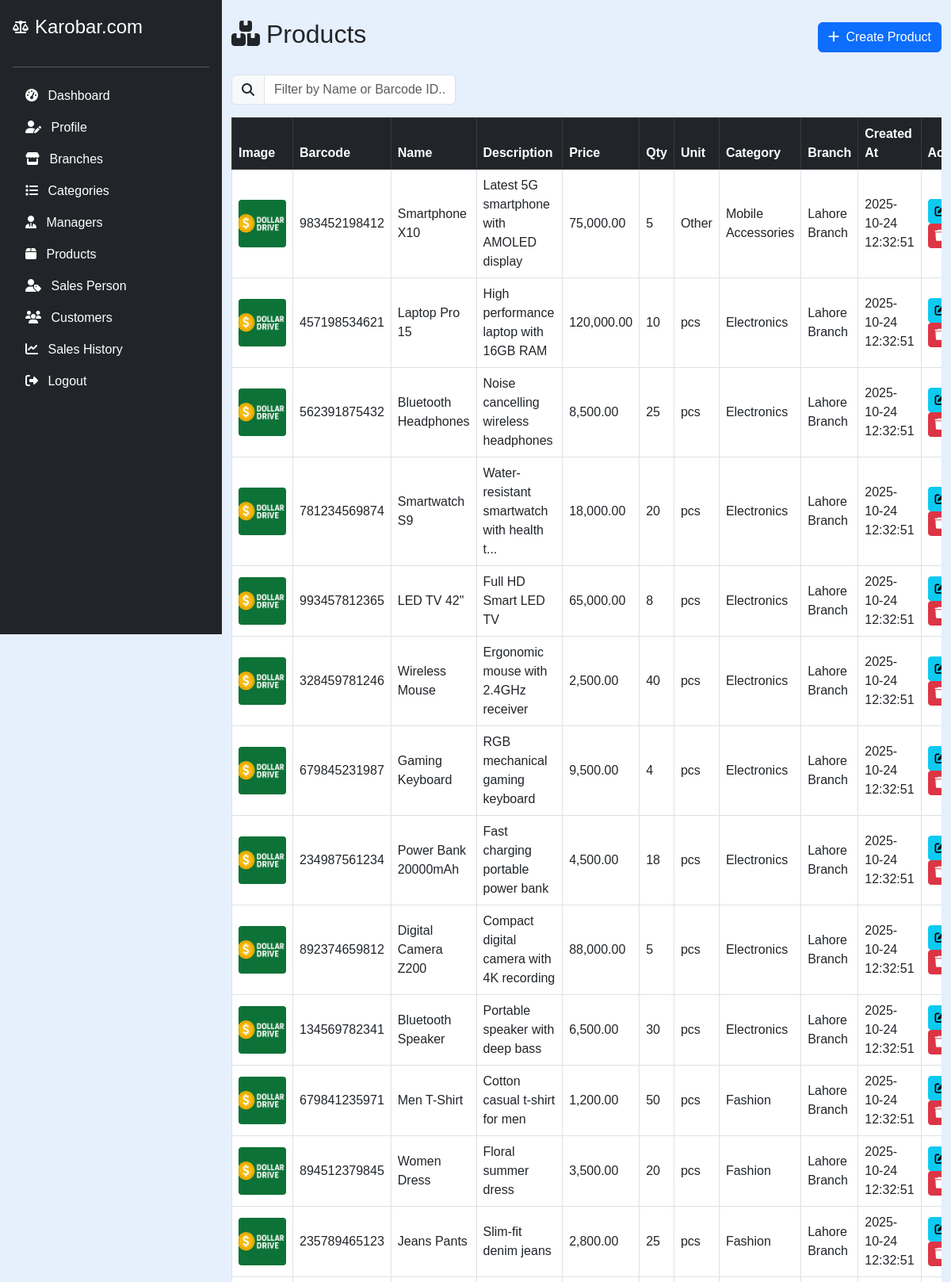
Screenshot of /owner/products.php (signed in, upper part) with the database file from the repository.
### tables this page shows
CREATE TABLE `products` (
  `id` int(11) NOT NULL,
  `branch_id` int(11) NOT NULL,
  `barcode_id` varchar(50) NOT NULL,
  `name` varchar(255) NOT NULL,
  `description` text DEFAULT NULL,
  `price` decimal(10,2) NOT NULL DEFAULT 0.00,
  `quantity` int(11) NOT NULL DEFAULT 0,
  `image` varchar(255) DEFAULT NULL,
  `created_at` datetime DEFAULT current_timestamp(),
  `category_id` int(11) NOT NULL,
  `unit` varchar(50) NOT NULL
);

CREATE TABLE `categories` (
  `id` int(11) NOT NULL,
  `owner_id` int(11) NOT NULL,
  `name` varchar(255) NOT NULL,
  `created_at` timestamp NOT NULL DEFAULT current_timestamp()
);

CREATE TABLE `branches` (
  `id` int(11) NOT NULL,
  `owner_id` int(11) NOT NULL,
  `name` varchar(255) NOT NULL,
  `location` varchar(255) NOT NULL,
  `created_at` datetime DEFAULT current_timestamp()
);

### owner/products.php (the view, shortened to what this page needs)
<?php
include('../config.php');
$owner_id = $_SESSION["id"];
$sql = "
    SELECT p.id, p.barcode_id, p.name, p.description, p.price, p.quantity, p.unit, p.image, p.created_at,
           b.name AS branch_name, c.name AS category_name
    FROM products p
    INNER JOIN branches b ON p.branch_id = b.id
    INNER JOIN categories c ON p.category_id = c.id
    WHERE b.owner_id = ?
    ORDER BY p.created_at DESC
";
$stmt = $conn->prepare($sql);
$stmt->bind_param("i", $owner_id);
$stmt->execute();
$products = $stmt->get_result()->fetch_all(MYSQLI_ASSOC);
?>
<!DOCTYPE html>
<html lang="en">
<head>
    <link href="https://cdn.jsdelivr.net/npm/bootstrap@5.3.0/dist/css/bootstrap.min.css" rel="stylesheet" />
    <link href="https://cdnjs.cloudflare.com/ajax/libs/font-awesome/6.4.0/css/all.min.css" rel="stylesheet" />
</head>
<body>
<?php include('sidebar.php'); ?>
<div class="container py-4">
    <div class="d-flex justify-content-between align-items-center mb-4">
        <h2><i class="fas fa-boxes me-2"></i>Products</h2>
        <button id="btnCreateProduct" class="btn btn-primary">
            <i class="fas fa-plus me-1"></i> Create Product
        </button>
    </div>
    <div class="row mb-3">
        <div class="col-md-6 col-lg-4">
            <div class="input-group">
                <span class="input-group-text"><i class="fas fa-search"></i></span>
                <input type="text" id="productSearch" class="form-control" placeholder="Filter by Name or Barcode ID..." onkeyup="filterTable()">
            </div>
        </div>
    </div>
    <div class="table-responsive">
        <table class="table table-bordered table-hover align-middle">
            <thead class="table-dark">
                <tr>
                    <th>Image</th>
                    <th>Barcode</th>
                    <th>Name</th>
                    <th>Description</th>
                    <th>Price</th>
                    <th>Qty</th>
                    <th>Unit</th>
                    <th>Category</th>
                    <th>Branch</th>
                    <th>Created At</th>
                    <th style="width: 120px;">Actions</th>
                </tr>
            </thead>
            <tbody id="productsTableBody">
                <?php if (count($products) === 0): ?>
                    <tr><td colspan="11" class="text-center" id="noProductsRow">No products found.</td></tr>
                <?php else: ?>
                    <?php foreach ($products as $p): ?>
                        <tr data-id="<?= $p['id'] ?>">
                            <td><img src="images/<?= htmlspecialchars($p['image']) ?>" alt="Product Image" class="product-image-thumb"></td>
                            <td class="search-col-barcode"><?= htmlspecialchars($p['barcode_id']) ?></td>
                            <td class="search-col-name"><?= htmlspecialchars($p['name']) ?></td>
                            <td><?= htmlspecialchars(strlen($p['description']) > 40 ? substr($p['description'], 0, 40).'...' : $p['description']) ?></td>
                            <td><?= number_format($p['price'], 2) ?></td>
                            <td><?= (int)$p['quantity'] ?></td>
                            <td><?= htmlspecialchars($p['unit']) ?></td>
                            <td><?= htmlspecialchars($p['category_name']) ?></td>
                            <td><?= htmlspecialchars($p['branch_name']) ?></td>
                            <td><?= htmlspecialchars($p['created_at']) ?></td>
                            <td>
                                <button class="btn btn-sm btn-info btn-edit" data-id="<?= $p['id'] ?>" title="Edit"><i class="fas fa-edit"></i></button>
                                <button class="btn btn-sm btn-danger btn-delete" data-id="<?= $p['id'] ?>" title="Delete"><i class="fas fa-trash"></i></button>
                            </td>
                        </tr>
                    <?php endforeach; ?>
                <?php endif; ?>
            </tbody>
        </table>
    </div>
</div>
</body>
</html>

### owner/products.php (style rules this page uses)
.product-image-thumb { width: 60px; height: 60px; object-fit: cover; border-radius: 4px; }

### owner/sidebar.php (style rules this page uses)
body { font-family: Arial, sans-serif; background-color: #e6effc; margin-left: 280px; }

### rows the page displays
products: image (picture), barcode "983452198412", name "Smartphone X10", description "Latest 5G smartphone with AMOLED display", price "75,000.00", quantity "5", unit "Other", category.name "Mobile Accessories", branch.name "Lahore Branch", created_at "2025-10-24 12:32:51"
products: image (picture), barcode "457198534621", name "Laptop Pro 15", description "High performance laptop with 16GB RAM", price "120,000.00", quantity "10", unit "pcs", category.name "Electronics", branch.name "Lahore Branch", created_at "2025-10-24 12:32:51"
products: image (picture), barcode "562391875432", name "Bluetooth Headphones", description "Noise cancelling wireless headphones", price "8,500.00", quantity "25", unit "pcs", category.name "Electronics", branch.name "Lahore Branch", created_at "2025-10-24 12:32:51"
products: image (picture), barcode "781234569874", name "Smartwatch S9", description "Water-resistant smartwatch with health t...", price "18,000.00", quantity "20", unit "pcs", category.name "Electronics", branch.name "Lahore Branch", created_at "2025-10-24 12:32:51"
products: image (picture), barcode "993457812365", name "LED TV 42\"", description "Full HD Smart LED TV", price "65,000.00", quantity "8", unit "pcs", category.name "Electronics", branch.name "Lahore Branch", created_at "2025-10-24 12:32:51"
products: image (picture), barcode "328459781246", name "Wireless Mouse", description "Ergonomic mouse with 2.4GHz receiver", price "2,500.00", quantity "40", unit "pcs", category.name "Electronics", branch.name "Lahore Branch", created_at "2025-10-24 12:32:51"
products: image (picture), barcode "679845231987", name "Gaming Keyboard", description "RGB mechanical gaming keyboard", price "9,500.00", quantity "4", unit "pcs", category.name "Electronics", branch.name "Lahore Branch", created_at "2025-10-24 12:32:51"
products: image (picture), barcode "234987561234", name "Power Bank 20000mAh", description "Fast charging portable power bank", price "4,500.00", quantity "18", unit "pcs", category.name "Electronics", branch.name "Lahore Branch", created_at "2025-10-24 12:32:51"
products: image (picture), barcode "892374659812", name "Digital Camera Z200", description "Compact digital camera with 4K recording", price "88,000.00", quantity "5", unit "pcs", category.name "Electronics", branch.name "Lahore Branch", created_at "2025-10-24 12:32:51"
products: image (picture), barcode "134569782341", name "Bluetooth Speaker", description "Portable speaker with deep bass", price "6,500.00", quantity "30", unit "pcs", category.name "Electronics", branch.name "Lahore Branch", created_at "2025-10-24 12:32:51"
products: image (picture), barcode "679841235971", name "Men T-Shirt", description "Cotton casual t-shirt for men", price "1,200.00", quantity "50", unit "pcs", category.name "Fashion", branch.name "Lahore Branch", created_at "2025-10-24 12:32:51"
products: image (picture), barcode "894512379845", name "Women Dress", description "Floral summer dress", price "3,500.00", quantity "20", unit "pcs", category.name "Fashion", branch.name "Lahore Branch", created_at "2025-10-24 12:32:51"
products: image (picture), barcode "235789465123", name "Jeans Pants", description "Slim-fit denim jeans", price "2,800.00", quantity "25", unit "pcs", category.name "Fashion", branch.name "Lahore Branch", created_at "2025-10-24 12:32:51"
